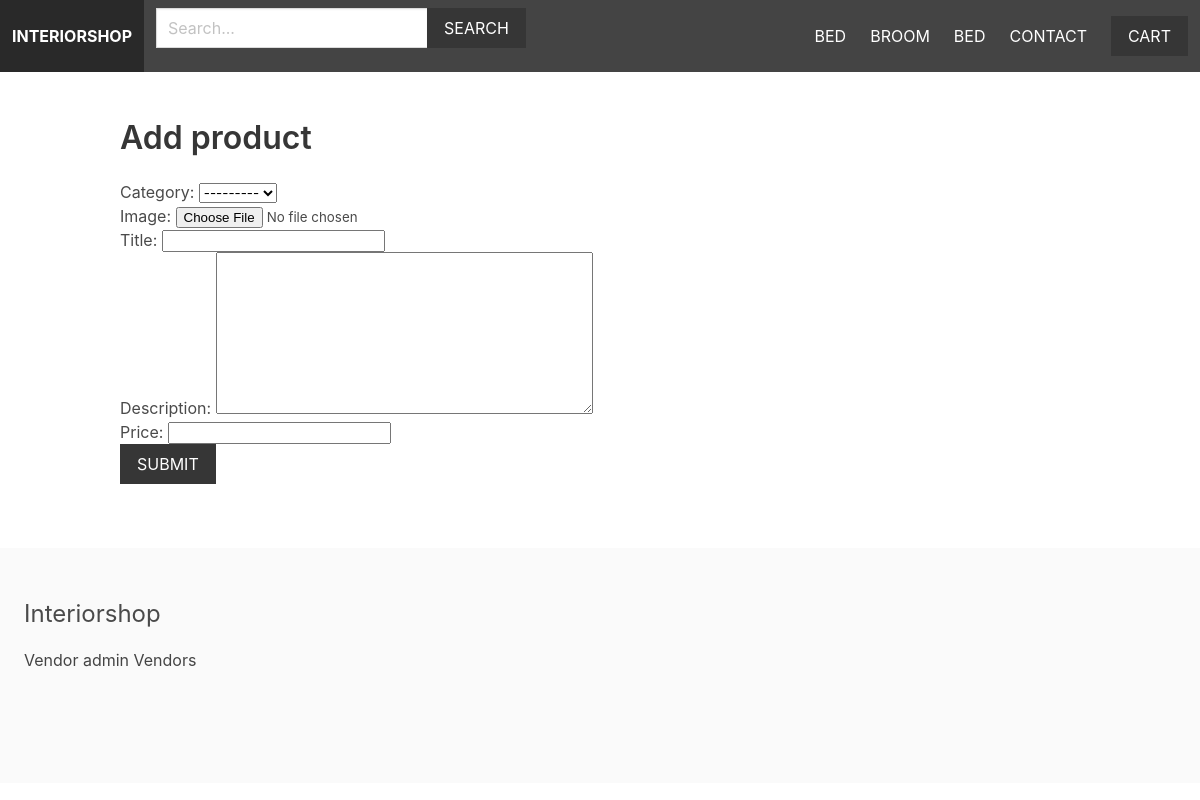
/vendors/add-product/ (signed in), run on the app's committed database.
### apps/product/models.py (models this page shows)
class Category(models.Model):
    title = models.CharField(max_length=255)
    slug = models.SlugField(max_length=255)
    ordering = models.IntegerField(default=0)
    class Meta:
        ordering = ['ordering']
    def __str__(self):
        return self.title

### apps/vendor/views.py (the view)
# urls.py: path('add-product/', views.add_product, name='add_product'),
@login_required
def add_product(request):
    if request.method == 'POST':
        form = ProductForm(request.POST, request.FILES)
        if form.is_valid():
            product = form.save(commit=False)
            product.vendor = request.user.vendor
            product.slug = slugify(product.title)
            product.save()
            return redirect('vendor_admin')
    else:
        form = ProductForm()
    return render(request, 'vendor/add_product.html', {'form': form})

### apps/vendor/forms.py
class ProductForm(ModelForm):
    class Meta:
        model = Product
        fields = ['category', 'image', 'title', 'description', 'price']

### apps/cart/cart.py (called while the page is built)
    def __len__(self):
        return sum(item['quantity'] for item in self.cart.values())

### apps/cart/context_processors.py (called while the page is built)
def cart(request):
    return {'cart': Cart(request)}

### apps/product/context_processors.py (called while the page is built)
def menu_categories(request):
    categories = Category.objects.all()
    return {'menu_categories': categories}

### apps/vendor/templates/vendor/add_product.html (shortened to what this page needs)
{% extends 'core/base.html' %}
{% block content %}
    <h1 class="title">Add product</h1>
    <form method="post" action="." enctype="multipart/form-data">
        {{ form.as_p }}
        <div class="field">
            <div class="control">
                <button class="button is-dark is-uppercase">Submit</button>
            </div>
        </div>
    </form>
{% endblock %}

### apps/core/templates/core/base.html (shortened to what this page needs)
{% load static %}
<html lang="en">
  <head>
    <link
      rel="stylesheet"
      href="https://cdn.jsdelivr.net/npm/bulma@0.9.4/css/bulma.min.css"
    />
    <link rel="stylesheet" href="{% static 'styles/main.css' %}" />
  </head>
  <body>
    <nav class="navbar is-dark">
      <div class="navbar-brand">
        <a href="/" class="navbar-item"><strong>Interiorshop</strong></a>
      </div>
      <div class="navbar-menu" id="main-navbar">
          <div class="navbar-start">
            <div class="navbar-item">
                <form method="get" action="{% url 'search' %}">
                    <div class="field has-addons">
                        <div class="control">
                            <input type="text" class="input" placeholder="Search..." name="query">
                        </div>
                        <div class="control">
                            <button class="button is-dark is-uppercase">Search</button>
                        </div>
                    </div>
                </form>
            </div>
        </div>
        <div class="navbar-end">
          {% for category in menu_categories %}
              <a href="{% url 'category' category.slug %}" class="navbar-item">{{ category.title }}</a>
          {% endfor %}
          <a href="{% url 'contact' %}" class="navbar-item">Contact</a>
          <div class="navbar-item">
            <a href="{% url 'cart' %}" class="button is-dark">Cart{% if cart %} ({{ cart|length }}){% endif %}</a>
          </div>
        </div>
      </div>
    </nav>
    <section class="section">
      <div class="container">{% block content %} {% endblock %}</div>
    </section>
    <footer class="footer">
      <h3 class="is-size-4 mb-4">Interiorshop</h3>
      {% if request.user.is_authenticated %}
      <a href="{% url 'vendor_admin' %}">Vendor admin</a>
      {% else %}
      <a href="{% url 'become_vendor' %}">Become vendor</a>
      {% endif %}
      <a href="{% url 'vendors' %}">Vendors</a>
    </footer>
  </body>
</html>

### static/styles/main.css (style rules this page uses)
.navbar { text-transform: uppercase; }
.navbar.is-dark { background: #444; }
.footer a { margin-bottom: 15px; display: inline-block; color: #444; }
.input, .button { border-radius: 0; }

### data on the page
Category: title "BED"
Category: title "BROOM"
Category: title "BED"
